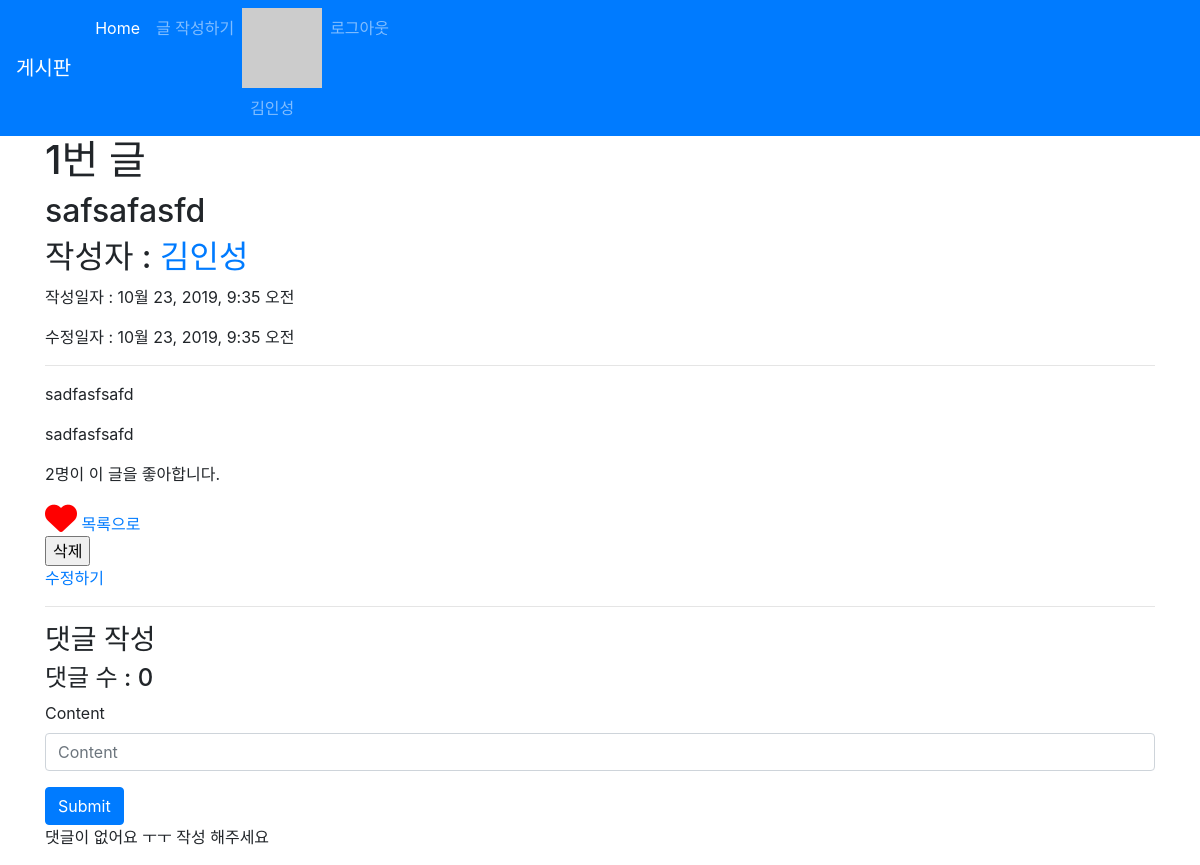
The page /articles/1/ (signed in) on the database as committed earlier.
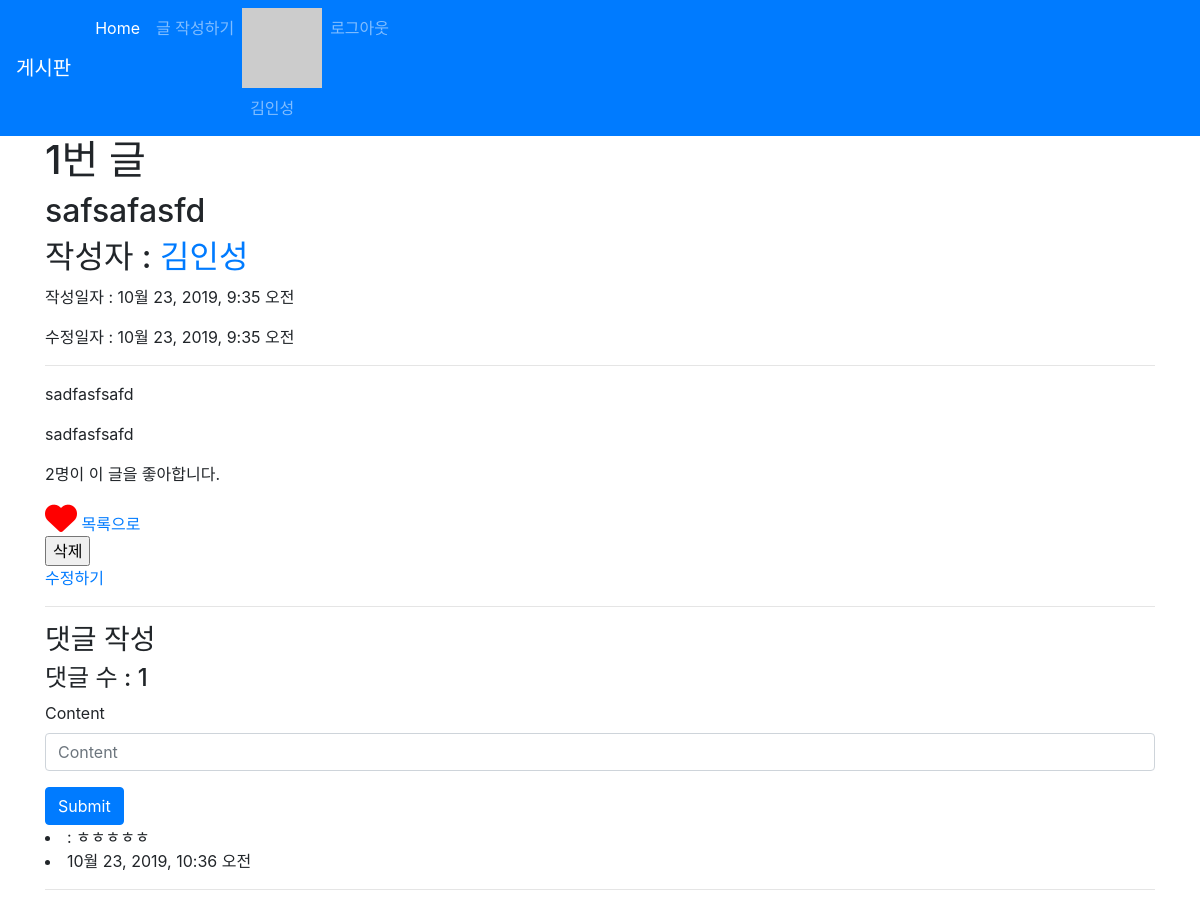
The same page on the database as committed later.
### articles/models.py (models this page shows, shortened)
class Article(models.Model):
    title = models.CharField(max_length=10)
    content = models.TextField()
    image = models.ImageField(blank=True)
    image_thumbnail = ImageSpecField(
        processors=[ResizeToFit(300, 300)],
        format='JPEG',
        options={'quality': 80}
    )
    created_at = models.DateTimeField(auto_now_add=True)
    updated_at = models.DateTimeField(auto_now=True)
    user = models.ForeignKey(
                            settings.AUTH_USER_MODEL,
                            on_delete=models.CASCADE
                            )
    like_users = models.ManyToManyField(
                            settings.AUTH_USER_MODEL,
                            related_name='like_articles',
                            blank=True
                            )
    hashtags = models.ManyToManyField(
                            HashTag,
                            blank = True,
                            related_name='articles'
                            )

class Comment(models.Model):
    content = models.CharField(max_length=140)
    created_at = models.DateTimeField(auto_now_add=True)
    article = models.ForeignKey(Article, on_delete=models.CASCADE)
    user = models.ForeignKey(settings.AUTH_USER_MODEL,
                            on_delete=models.CASCADE
                            )

### accounts/models.py (models this page shows)
class User(AbstractUser):
    followers = models.ManyToManyField(settings.AUTH_USER_MODEL, related_name='followings', blank=True)

### articles/views.py (the view)
# urls.py: path('<int:article_pk>/', views.detail, name='detail'),
def detail(request, article_pk):
    article = get_object_or_404(Article, pk=article_pk)
    comments = article.comment_set.all()
    comment_form = CommentForm()
    context = {
        'article': article,
        'comments': comments,
        'comment_form': comment_form
    }
    return render(request, 'articles/detail.html', context)

### articles/forms.py
class CommentForm(forms.ModelForm):
    class Meta:
        model = Comment
        exclude = ('article', 'user', )

### articles/templatetags/gravatar.py (called while the page is built)
@register.filter
def makehash(email):
    return  'https://www.gravatar.com/avatar/' + hashlib.md5(email.strip().lower().encode('utf-8')).hexdigest()

### articles/templatetags/hashtag.py (called while the page is built)
@register.filter
def make_link(article):
    content = article.content
    hashtags = article.hashtags.all()
    for hashtag in hashtags:
        content = content.replace('#'+hashtag.content, f'<a href="/hashtags/{ hashtag.content }">#{ hashtag.content } </a>')
    return content

### articles/templates/articles/detail.html (shortened to what this page needs)
{% extends 'articles/base.html' %}
{% load bootstrap4 %}
{% block body %}
<h1>{{ article.id }}번 글</h1>
<h2>{{ article.title }}</h2>
<h2>작성자 : <a href="{% url 'accounts:profile' article.user.pk %}"> {{ article.user }} </a></h2>
<p>작성일자 : {{ article.created_at }}</p>
<p>수정일자 : {{ article.updated_at }}</p>
<hr>
<p>{{ article.content|linebreaksbr }}</p>
{% load hashtag %}
<p>{{ article|make_link|safe }}</p>
<p>{{ article.like_users.count }}명이 이 글을 좋아합니다.</p>
<a href="{% url 'articles:like' article.pk %}">
    {% if user in article.like_users.all %}
    <i class="fas fa-heart fa-2x animated infinite bounce delay-2s" style="color: red;"></i>
    {% else %}
    <i class="far fa-heart fa-2x animated infinite bounce delay-2s" style="color: red;"></i>
    {% endif %}
</a>
<a href="{% url 'articles:index' %}">목록으로</a>
{% if article.user == user %}
<form action="{% url 'articles:delete' article.pk %}" method="POST"
onclick="return confirm('진짜 지울래?')">
    <input type="submit" value="삭제">
</form>
<a href="{% url 'articles:update' article.pk %}">수정하기</a>
{% endif %}
<hr>
<h3>댓글 작성 </h3>
<h4>댓글 수 : {{ article.comment_set.count }}</h4>
<form action="{% url 'articles:comment_create' article.pk %}" method="POST">
    {% bootstrap_form comment_form %}
    {% buttons %}
        <button type="submit" class="btn btn-primary">Submit</button>
    {% endbuttons %}
</form>
{% for comment in article.comment_set.all %}
    <li>{{ comment.user.username }} : {{ comment.content }}</li>
    <li>{{ comment.created_at }}</li>
    <hr>
{% empty %}
    <p>댓글이 없어요 ㅜㅜ 작성 해주세요</p>
{% endfor %}
{% endblock %}

Rows that differ between the two databases and show on the page:
computed for Article "safsafasfd": comment_set.count "0" → "1"
added Comment: content "ㅎㅎㅎㅎㅎ", created_at "10월 23, 2019, 10:36 오전"
Other text that changed with them:
text no longer shown: "댓글이 없어요 ㅜㅜ 작성 해주세요"
